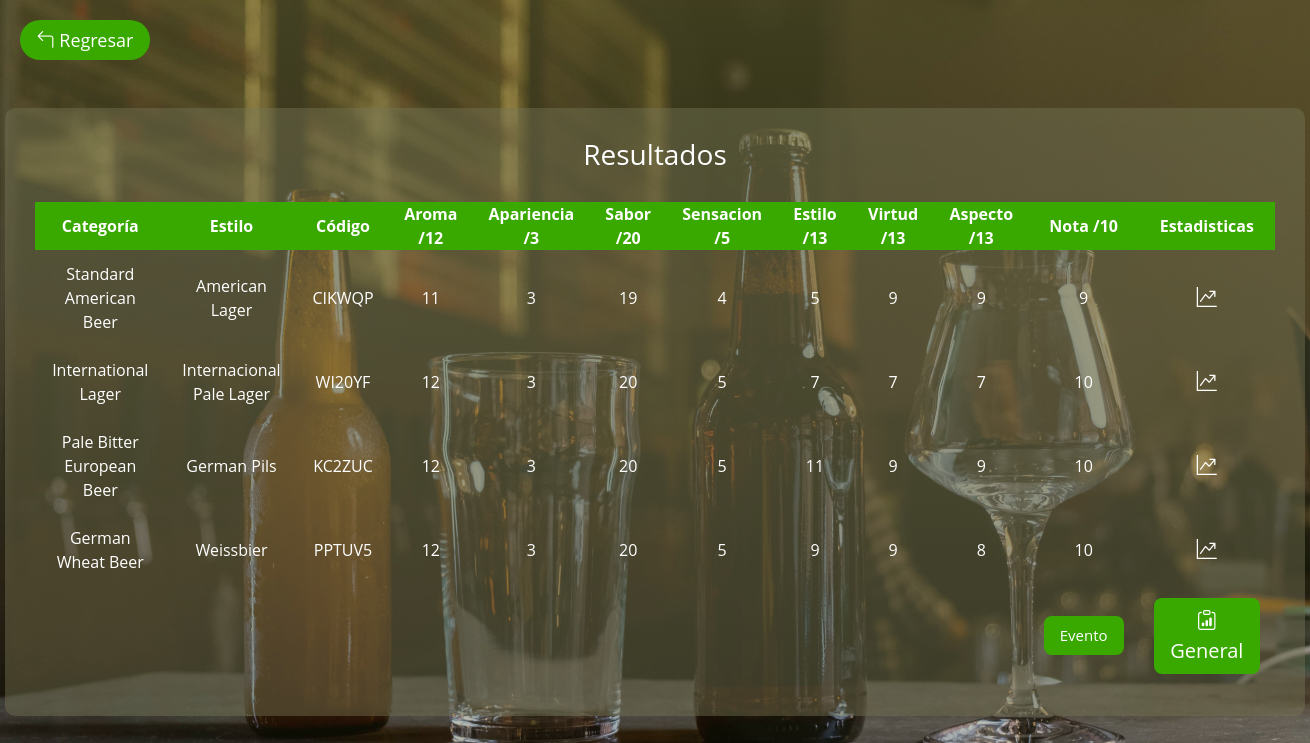
Page /statsgen/index.php (signed in) on the committed database.
### tables this page shows
CREATE TABLE `general` (
  `Id` int(40) NOT NULL,
  `fk_cerveza` int(40) NOT NULL,
  `fk_usuario` int(40) NOT NULL,
  `Ejemplo` int(40) DEFAULT NULL,
  `Sin_fallas` int(40) DEFAULT NULL,
  `Maravilloso` int(40) DEFAULT NULL,
  `Nota` int(40) DEFAULT NULL,
  `Aroma` int(40) DEFAULT NULL,
  `Apariencia` int(40) DEFAULT NULL,
  `Sabor` int(40) DEFAULT NULL,
  `Sensacion` int(40) DEFAULT NULL,
  `Juzgado` int(40) NOT NULL,
  `Mesa` int(40) NOT NULL,
  `fk_evento` int(40) NOT NULL
);

CREATE TABLE `categorias` (
  `Id_categoria` int(40) NOT NULL,
  `Nombre` varchar(50) NOT NULL
);

CREATE TABLE `estilos` (
  `Id_estilo` int(40) NOT NULL,
  `Nombre` varchar(70) NOT NULL,
  `fk_categoria` int(40) NOT NULL,
  `subfijo` varchar(10) NOT NULL
);

CREATE TABLE `cerveza` (
  `Id_cerveza` int(40) NOT NULL,
  `Codigo` varchar(30) NOT NULL,
  `fk_usuario` int(40) NOT NULL,
  `fk_estilo` int(40) NOT NULL,
  `Muestras` int(40) NOT NULL,
  `Pendiente` int(40) NOT NULL,
  `Seleccionada` int(40) NOT NULL,
  `Adiciones` varchar(255) NOT NULL,
  `Medalla` varchar(40) NOT NULL
);

### statsgen/index.php (the view, shortened to what this page needs)
<!DOCTYPE html>
<html lang="es">
<head>
    <link rel="stylesheet" href="../css/resultados3.css">
    <link rel="stylesheet" href="https://cdn.jsdelivr.net/npm/bootstrap-icons@1.10.2/font/bootstrap-icons.css">
  <link href="https://cdn.jsdelivr.net/npm/bootstrap@5.2.3/dist/css/bootstrap.min.css" rel="stylesheet">
</head>
<body>
	<div id="icon" class="regresar">
	</div>
<div class="res">
    <br><br>
    <div class="tabla">
        <h3 class="resultados">Resultados</h3>
        <table class="">
            <thead>
                <tr>
                <th scope="col">Categoría</th>
                <th scope="col">Estilo</th>
                <th scope="col">Código</th>
                <th scope="col">Aroma /12</th>
                <th scope="col">Apariencia /3</th>
                <th scope="col">Sabor /20</th>
                <th scope="col">Sensacion /5</th>
                <th scope="col">Estilo /13</th>
                <th scope="col">Virtud /13</th>
                <th scope="col">Aspecto /13</th>
                <th scope="col">Nota /10</th>
                <th scope="col">Estadisticas</th>
                </tr>
            </thead>
            <tbody>
                <?php
                include "modelo/conexion.php";
                $sql=$conexion->query("SELECT Id, categorias.Nombre AS Categoria, estilos.Nombre AS Estilo, Ejemplo, Sin_fallas, Maravilloso, Nota, Aroma, Apariencia, Sabor, Sensacion, cerveza.Codigo
                FROM general
                INNER JOIN cerveza ON general.fk_cerveza=cerveza.Id_cerveza
                INNER JOIN estilos ON cerveza.fk_estilo=estilos.Id_estilo
                INNER JOIN categorias ON estilos.fk_categoria=categorias.Id_categoria
                WHERE general.Juzgado=1");
                while($datos=$sql->fetch_object()){
                ?>
                    <tr>
                        <td><?=$datos->Categoria?></td>
                        <td><?=$datos->Estilo?></td>
                        <td><?=$datos->Codigo?></td>
                        <td><?=$datos->Aroma?></td>
                        <td><?=$datos->Apariencia?></td>
                        <td><?=$datos->Sabor?></td>
                        <td><?=$datos->Sensacion?></td>
                        <td><?=$datos->Ejemplo?></td>
                        <td><?=$datos->Sin_fallas?></td>
                        <td><?=$datos->Maravilloso?></td>
                        <td><?=$datos->Nota?></td>
                         <td>
                            <a href="stats.php?Id=<?=$datos->Id?>" ><i class="bi bi-graph-up-arrow"></i></a>
                        </td>
                    </tr>
                <?php }
                ?>
            </tbody>
            <tfooter>
                <tr>
                    <td></td>
                    <td></td>
                    <td></td>
                    <td></td>
                    <td></td>
                    <td></td>
                    <td></td>
                    <td></td>
                    <td></td>
                    <td></td>
                    <td>
                        <button type="button" style="background: #39A900; font-size: 15px;  border:yellow" class="btn btn-lg btn-primary" data-toggle="modal" data-target="#eventoS">
                            Evento
                        </button>
                    </td>
                    <td>
                        <button type="button" style="background: #39A900; border:yellow" class="btn btn-lg btn-primary" data-toggle="modal" data-target="#editChildresn">
                        <i class="bi bi-clipboard-data"></i>
                            General
                        </button>
                    </td>
                </tr>
            </tfooter>
        </table>
    </div>
    <br>
</div>
</body>
</html>

### css/resultados3.css (style rules this page uses)
* { margin: 0; padding: 0; font-family: 'Open Sans', sans-serif; }
body { background-image: linear-gradient(rgba(109, 106, 52, 0.575), rgba(24, 26, 2, 0.2883)), url("../img/pexels-cottonbro-studio-5537951-min.jpg"); background-size: cover; background-position: center; background-repeat: no-repeat; background-attachment: fixed; }
.resultados { margin-bottom: 30px; }
.tabla { width: 1300px; background: rgba(119, 117, 86, 0.445); margin: auto; box-sizing: border-box; border-radius: 10px; padding: 30px; color: white; text-align: center; }
.tabla table { color: white; margin-left: auto; margin-right: auto; border-collapse: collapse; }
.tabla thead { text-align: center; background: #39A900; }
.tabla td { padding: 12px 15px; }
.tabla th { padding: 0 15px; }
.tabla i { font-size: 20px; cursor: pointer; color: #fff; }

### rows in the picture
general: categorias.Nombre "Standard American Beer", estilos.Nombre "American Lager", fk_cerveza.Codigo "CIKWQP", Aroma "11", Apariencia "3", Sabor "19", Sensacion "4", Ejemplo "5", Sin_fallas "9", Maravilloso "9", Nota "9"
general: categorias.Nombre "International Lager", estilos.Nombre "Internacional Pale Lager", fk_cerveza.Codigo "WI20YF", Aroma "12", Apariencia "3", Sabor "20", Sensacion "5", Ejemplo "7", Sin_fallas "7", Maravilloso "7", Nota "10"
general: categorias.Nombre "Pale Bitter European Beer", estilos.Nombre "German Pils", fk_cerveza.Codigo "KC2ZUC", Aroma "12", Apariencia "3", Sabor "20", Sensacion "5", Ejemplo "11", Sin_fallas "9", Maravilloso "9", Nota "10"
general: categorias.Nombre "German Wheat Beer", estilos.Nombre "Weissbier", fk_cerveza.Codigo "PPTUV5", Aroma "12", Apariencia "3", Sabor "20", Sensacion "5", Ejemplo "9", Sin_fallas "9", Maravilloso "8", Nota "10"
